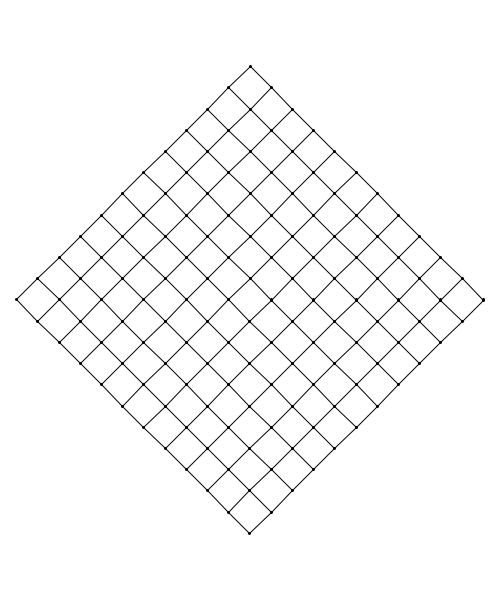
Frame 1 (no input)
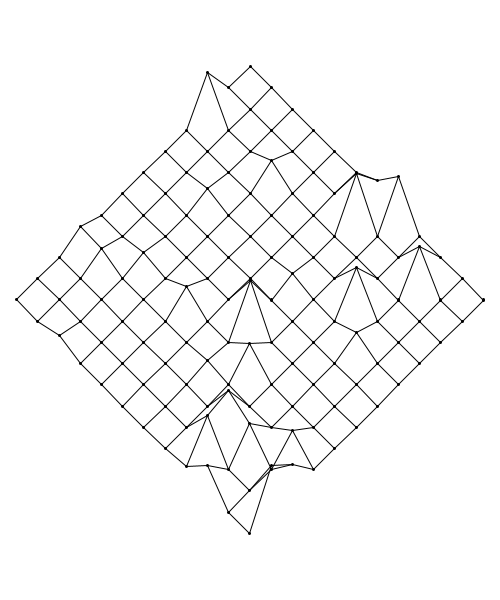
Frame 60 (the mouse pressed at the canvas centre just before this capture)
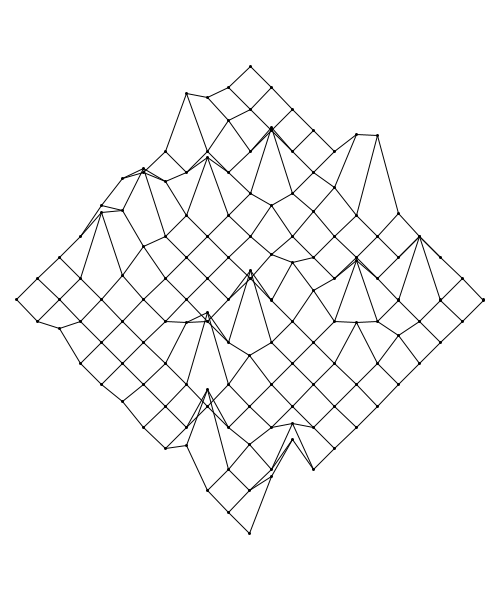
Frame 120 (the mouse held since frame 60 and released just before this capture)

The Processing sketch that drew these frames (run headless with seeded random() and noise(); from frame 60 on, the mouse is pressed at the canvas centre):

// Processing sketch: KimAssendorfJumpingPeaks
// ── KimAssendorfJumpingPeaks.pde
// Jumping Peak
// sketched by Kim Asendorf

//DIMENSIONS X*Y
int DIMX = 12;
int DIMY = 12;

//GRIDSIZE
int gridSize = 30;
//AMPLIFIER
int amp = 300;

//POINTS IN A CLASS
Point[] p;
int points;

void setup() {
  size(500,600);
  smooth();
  background(255);
  noFill();
  computePoints();
}


//COMPUTE THE COORDINATES AND CREATE INSTANCES
void computePoints() {
  points = DIMX*DIMY;
  p = new Point[points];
  for(int i=0; i<points; i++) {
    int x = i%DIMX * gridSize - (DIMX-1) * gridSize/2;
    int y = i/DIMX * gridSize - (DIMY-1) * gridSize/2;
    p[i] = new Point(x, y);
  }
}

void draw() {
  translate(width/2,height/2);
  rotate(PI*1.25);
  background(255);
  
  if(random(1)<0.5) p[int(random(points-1))].makePeak();
  for(int i=0; i<points; i++) {
    p[i].update();
  }
  
  //X LINES
  for(int i=0; i<DIMY; i++) {
    strokeWeight(1);
    beginShape();
    for(int j=0; j<DIMX; j++) {
      vertex(p[j+i*DIMX].peakX, p[j+i*DIMX].peakY);      
    }
    endShape();
  }

  //Y LINES
  for(int i=0; i<DIMX; i++) {
    strokeWeight(1);
    beginShape();
    for(int j=0; j<DIMY; j++) {
      vertex(p[i+j*DIMX].peakX, p[i+j*DIMX].peakY);      
    }
    endShape();
  }
}


//THE POINT CLASS
class Point {
  int x, y;
  float peakX, peakY;
  int peak;
  int frames, index;
  float app;

  Point(int _x, int _y) {
    x = _x;
    y = _y;
    peakX = x;
    peakY = y;
    index = 0;
    frames = -1;
  }

  void makePeak() {
    frames = int(random(20,250));
    peak = int(random(5,50));
    index = 0;
  }

  void update() {
    if(index<=frames) {
      float deg = PI*index/frames;
      app = sin(deg)*peak;
      peakX = x + app;
      peakY = y + app;

      index++;
    }
    
    //POINT
    strokeWeight(3);
    point(peakX, peakY);
  }
}
    
//kimasendorf.com 
